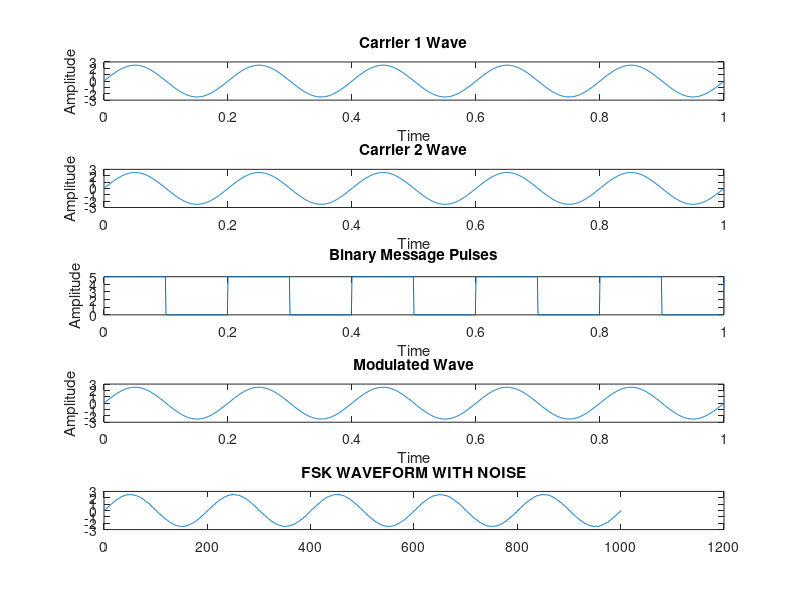

Source code (MATLAB):
clc %for clearing the command window
close all %for closing all the window except command window
clear all %for deleting all the variables from the memory
fc1=input('Enter the freq of 1st Sine Wave carrier:');
fc2=input('Enter the freq of 2nd Sine Wave carrier:');
fp=input('Enter the freq of Periodic Binary pulse (Message):');
amp=input('Enter the amplitude (For Both Carrier & Binary Pulse Message):');
amp=amp/2;
t=0:0.001:1; % For setting the sampling interval
c1=amp.*sin(2*pi*fc1*t);% For Generating 1st Carrier Sine wave
c2=amp.*sin(2*pi*fc2*t);% For Generating 2nd Carrier Sine wave
subplot(5,1,1); %For Plotting The Carrier wave
plot(t,c1)
xlabel('Time')
ylabel('Amplitude')
title('Carrier 1 Wave')
subplot(5,1,2) %For Plotting The Carrier wave
plot(t,c2)
xlabel('Time')
ylabel('Amplitude')
title('Carrier 2 Wave')
m=amp.*square(2*pi*fp*t)+amp;%For Generating Square wave message
subplot(5,1,3) %For Plotting The Square Binary Pulse (Message)
plot(t,m)
xlabel('Time')
ylabel('Amplitude')
title('Binary Message Pulses')
for i=0:1000 %here we are generating the modulated wave
    if m(i+1)==0
        mm(i+1)=c2(i+1);
        else
        mm(i+1)=c1(i+1);
    end
end
subplot(5,1,4) %For Plotting The Modulated wave
plot(t,mm)
xlabel('Time')
ylabel('Amplitude')
title('Modulated Wave')
mmawgn = awgn(mm, 30);
subplot(5,1,5),
plot(mmawgn);
title('FSK WAVEFORM WITH NOISE')
